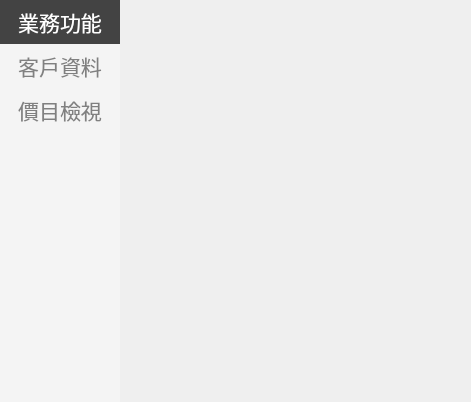
<?xml version="1.0" encoding="UTF-8"?>
<ui version="4.0">
 <class>StageCustomerService</class>
 <widget class="QWidget" name="StageCustomerService">
  <property name="geometry">
   <rect>
    <x>0</x>
    <y>0</y>
    <width>471</width>
    <height>402</height>
   </rect>
  </property>
  <property name="windowTitle">
   <string>Form</string>
  </property>
  <layout class="QGridLayout" name="gridLayout">
   <property name="leftMargin">
    <number>0</number>
   </property>
   <property name="topMargin">
    <number>0</number>
   </property>
   <property name="rightMargin">
    <number>0</number>
   </property>
   <property name="bottomMargin">
    <number>0</number>
   </property>
   <property name="spacing">
    <number>0</number>
   </property>
   <item row="0" column="0">
    <widget class="QWidget" name="wBg" native="true">
     <layout class="QHBoxLayout" name="horizontalLayout">
      <property name="spacing">
       <number>0</number>
      </property>
      <property name="leftMargin">
       <number>0</number>
      </property>
      <property name="topMargin">
       <number>0</number>
      </property>
      <property name="rightMargin">
       <number>0</number>
      </property>
      <property name="bottomMargin">
       <number>0</number>
      </property>
      <item>
       <widget class="QWidget" name="wMenu" native="true">
        <property name="minimumSize">
         <size>
          <width>120</width>
          <height>0</height>
         </size>
        </property>
        <property name="maximumSize">
         <size>
          <width>120</width>
          <height>16777215</height>
         </size>
        </property>
        <property name="font">
         <font>
          <pointsize>16</pointsize>
         </font>
        </property>
        <property name="styleSheet">
         <string notr="true">QWidget#wMenu{
background-color: rgb(244, 244, 244);

}

QPushButton { 
border-radius:0px;
	border:none; 
	background-color: rgba(255, 255, 255,0);
	font: 700 20px &quot;Microsoft JhengHei UI&quot;; 
    min-width: 4em; 
    min-height:1.2em; 
	padding: 6px; 
	color: gray;
	}

QPushButton:hover 
{ 
background-color: rgb(198, 200, 223); 
border-style: outset; 
border-width: 2px; 
font: 800 22px &quot;Microsoft JhengHei UI&quot;; 
}
QPushButton:pressed { 
border-style: outset; 
border-width: 0px; 
background-color: rgb(67, 67, 67);
}
 QPushButton:checked { 
color:rgb(255,255,255);
background-color: rgb(67, 67, 67);
border-style: outset; 
border-width: 0px; 
}</string>
        </property>
        <layout class="QVBoxLayout" name="verticalLayout">
         <property name="spacing">
          <number>0</number>
         </property>
         <property name="leftMargin">
          <number>0</number>
         </property>
         <property name="topMargin">
          <number>0</number>
         </property>
         <property name="rightMargin">
          <number>0</number>
         </property>
         <property name="bottomMargin">
          <number>0</number>
         </property>
         <item>
          <widget class="QPushButton" name="btn0">
           <property name="sizePolicy">
            <sizepolicy hsizetype="Minimum" vsizetype="Minimum">
             <horstretch>0</horstretch>
             <verstretch>0</verstretch>
            </sizepolicy>
           </property>
           <property name="text">
            <string>業務功能</string>
           </property>
           <property name="checkable">
            <bool>true</bool>
           </property>
           <property name="checked">
            <bool>true</bool>
           </property>
           <property name="flat">
            <bool>true</bool>
           </property>
          </widget>
         </item>
         <item>
          <widget class="QPushButton" name="btn1">
           <property name="sizePolicy">
            <sizepolicy hsizetype="Minimum" vsizetype="Minimum">
             <horstretch>0</horstretch>
             <verstretch>0</verstretch>
            </sizepolicy>
           </property>
           <property name="text">
            <string>客戶資料</string>
           </property>
           <property name="checkable">
            <bool>true</bool>
           </property>
           <property name="flat">
            <bool>true</bool>
           </property>
          </widget>
         </item>
         <item>
          <widget class="QPushButton" name="btn2">
           <property name="sizePolicy">
            <sizepolicy hsizetype="Minimum" vsizetype="Minimum">
             <horstretch>0</horstretch>
             <verstretch>0</verstretch>
            </sizepolicy>
           </property>
           <property name="text">
            <string>價目檢視</string>
           </property>
           <property name="checkable">
            <bool>true</bool>
           </property>
           <property name="flat">
            <bool>true</bool>
           </property>
          </widget>
         </item>
         <item>
          <spacer name="verticalSpacer">
           <property name="orientation">
            <enum>Qt::Vertical</enum>
           </property>
           <property name="sizeHint" stdset="0">
            <size>
             <width>20</width>
             <height>288</height>
            </size>
           </property>
          </spacer>
         </item>
        </layout>
       </widget>
      </item>
      <item>
       <widget class="QWidget" name="widget_2" native="true">
        <layout class="QGridLayout" name="gridLayout_2">
         <property name="leftMargin">
          <number>0</number>
         </property>
         <property name="topMargin">
          <number>0</number>
         </property>
         <property name="rightMargin">
          <number>0</number>
         </property>
         <property name="bottomMargin">
          <number>0</number>
         </property>
         <property name="spacing">
          <number>0</number>
         </property>
         <item row="0" column="0">
          <widget class="QStackedWidget" name="stackedWidget">
           <widget class="LayerSearchCustomer" name="page">
            <property name="styleSheet">
             <string notr="true"/>
            </property>
           </widget>
           <widget class="LayerCustomer" name="page1">
            <property name="styleSheet">
             <string notr="true"/>
            </property>
           </widget>
           <widget class="QWidget" name="page2">
            <property name="styleSheet">
             <string notr="true">background-color: rgb(85, 170, 255);</string>
            </property>
           </widget>
          </widget>
         </item>
        </layout>
       </widget>
      </item>
     </layout>
    </widget>
   </item>
  </layout>
 </widget>
 <customwidgets>
  <customwidget>
   <class>LayerCustomer</class>
   <extends>QWidget</extends>
   <header>LayerCustomer.h</header>
   <container>1</container>
  </customwidget>
  <customwidget>
   <class>LayerSearchCustomer</class>
   <extends>QWidget</extends>
   <header>LayerSearchCustomer.h</header>
   <container>1</container>
  </customwidget>
 </customwidgets>
 <resources/>
 <connections/>
</ui>
